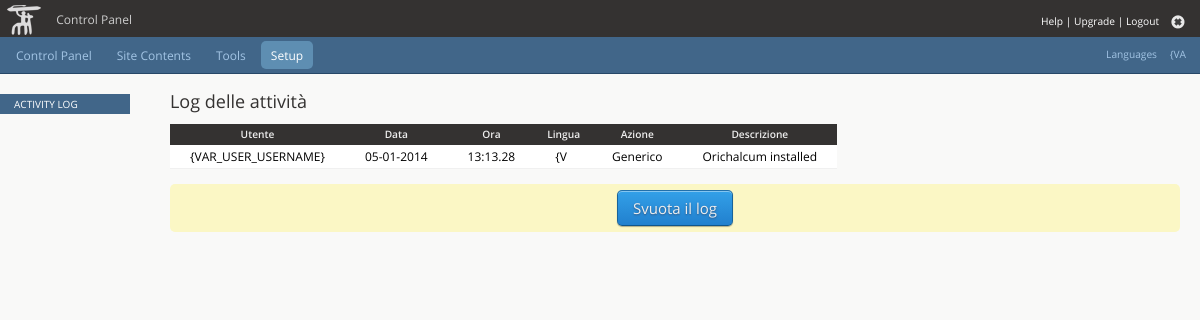
/admin/log/controlpanel.php (signed in), run on the app's committed database.
### tables this page shows
CREATE TABLE IF NOT EXISTS `k_lingue` (
  `idli` int(1) NOT NULL AUTO_INCREMENT,
  `lingua` varchar(15) DEFAULT NULL,
  `ll` char(3) NOT NULL DEFAULT '',
  `code` varchar(5) NOT NULL,
  `rtl` enum('s','n') NOT NULL DEFAULT 'n',
  `online` enum('s','n') NOT NULL,
  `ordine` int(3) NOT NULL,
  PRIMARY KEY (`idli`)
);

CREATE TABLE IF NOT EXISTS `k_log` (
  `idlog` int(16) NOT NULL AUTO_INCREMENT,
  `iduser` int(4) NOT NULL,
  `username` varchar(64) DEFAULT NULL,
  `data` datetime NOT NULL,
  `ll` varchar(2) DEFAULT NULL,
  `type` varchar(3) DEFAULT NULL,
  `descr` text,
  PRIMARY KEY (`idlog`)
);

### admin/inc/connect.inc.php (called while the page is built, shortened)
<?php
function ksql_query($query)
{
	try
	{
		$results=$GLOBALS['__db']['pdo']->prepare($query);
		$results->execute();
	} catch(PDOException $e) {
		if(isset($_SESSION['iduser'])) trigger_error($e->errorInfo[2], E_USER_ERROR);
		else trigger_error('We are sorry, a database error occurred.', E_USER_ERROR);
		return false;
	}
	return $results;
}
function ksql_fetch_array($results)
{
	return $results->fetch(PDO::FETCH_ASSOC);
}

### admin/inc/log.lib.php (called while the page is built, shortened)
<?php
class kaLog {
	private $kaImpostazioni,$expiration,$azioni;
	function kaLog() {
		require_once('connect.inc.php');
		$this->azioni=array("INS"=>"Nuovo Inserimento","UPD"=>"Aggiornamento","DEL"=>"Eliminazione","CFG"=>"Configurazione","ERR"=>"Errore","GEN"=>"Generico");
		}
	function get($from=0,$to=50,$conditions="") {
		$output=array();
		$query="SELECT * FROM ".TABLE_LOG." WHERE data<NOW() ";
		$query.="ORDER BY data DESC LIMIT ".$from.",".$to;
		$results=ksql_query($query);
		for($i=0;$row=ksql_fetch_array($results);$i++) {
			$output[$i]=$row;
			$output[$i]['dataleggibile']=preg_replace('/(\d{4})-(\d{2})-(\d{2}) (\d{2}:\d{2}):(\d{2})/','$3-$2-$1',$row['data']);
			$output[$i]['oraleggibile']=preg_replace('/(\d{4})-(\d{2})-(\d{2}) (\d{2}:\d{2}):(\d{2})/','$4.$5',$row['data']);
			$output[$i]['azione']=$this->azioni[$row['type']];
			}
		return $output;
		}
	}

### admin/log/controlpanel.php (the view, shortened to what this page needs)
<?
include_once("../inc/head.inc.php");
if(isset($_GET['clear'])) {
	?>
	<h1><? echo PAGE_NAME; ?></h1>
	<br />
	<p>
	Sei proprio sicuro di voler cancellare tutti i dati presenti nel registro delle attivit&agrave; del pannello di controllo?
	</p>
	<form action="?" method="post">
	<div class="submit"><input name="clear" type="submit" class="button" value="S&igrave; svuota tutto" /> <input type="submit" value="Annulla" class="button" /></div>
	</form>
	<br /><br />
	<?
	}
else {
	?>
	<h1><? echo PAGE_NAME; ?></h1>
	<br />
	<table border="0" cellpadding="2" cellspacing="1" class="tabella">
	<tr>
		<th>Utente</th>
		<th>Data</th>
		<th>Ora</th>
		<th>Lingua</th>
		<th>Azione</th>
		<th>Descrizione</th>
		</tr>
	<?
	$log=$kaLog->get();
	foreach($log as $ka=>$v) {
		echo '<tr>';
		echo '<td>'.$v['username'].'</td>';
		echo '<td>'.$v['dataleggibile'].'</td>';
		echo '<td>'.$v['oraleggibile'].'</td>';
		echo '<td>'.$v['ll'].'</td>';
		echo '<td>'.$v['azione'].'</td>';
		echo '<td>'.$v['descr'].'</td>';
		echo '</tr>';
		}
	?>
	</table><br />
	<form action="?clear" method="post">
	<div class="submit"><input type="submit" class="button" value="Svuota il log" /></div>
	</form>
	<br /><br />
	<?
	}
include_once("../inc/foot.inc.php");
?>

### admin/inc/head.inc.php (shortened to what this page needs)
<!DOCTYPE html>
<html xmlns="http://www.w3.org/1999/xhtml" xml:lang="<?= $_SESSION['ll']; ?>" lang="<?= $_SESSION['ll']; ?>">
<head>
<link rel="stylesheet" href="<?= ADMINDIR; ?>css/init.css?<?= SW_VERSION; ?>" type="text/css" />
<link rel="stylesheet" href="<?= ADMINDIR; ?>css/screen.css?<?= SW_VERSION; ?>" type="text/css" />
<link rel="stylesheet" href="<?= ADMINDIR; ?>css/main.lib.css?<?= SW_VERSION; ?>" type="text/css" />
<link rel="stylesheet" href="<?= ADMINDIR; ?>css/kzeneditor.css?<?= SW_VERSION; ?>" type="text/css" />
<?
$filename='css/substyle.css';
if(file_exists($filename)) echo '<link rel="stylesheet" href="'.ADMINDIR.PAGE_ID.'/'.$filename.'?'.SW_VERSION.'" type="text/css" />';
?>
</head>
<body>
<div id="header">
	<h1><?= $kaImpostazioni->getVar("sitename",1); ?></h1>&nbsp;&nbsp;<?= $kaTranslate->translate('Menu:Control Panel'); ?>
	<div class="logout">
		<a href="javascript:k_openIframeWindow('http://help.bettino.it/<?= $_SESSION['ll']; ?>/<?= trim(PAGE_ID.'/'.basename($_SERVER['PHP_SELF']),"./"); ?>',Math.round(kWindow.clientWidth()*.9)+'px',Math.round(kWindow.clientHeight()*.9)+'px',true);"><?= $kaTranslate->translate('Menu:Help'); ?></a> |
		<? if(strpos($_SESSION['permissions'],',upgrade,')!==false) { ?><a href="<?= ADMINDIR; ?>upgrade/" title="Aggiorna Bettino"><?= $kaTranslate->translate('Menu:Upgrade'); ?></a> | <? } ?>
		<a href="?logout" title="Esci"><?= $kaTranslate->translate('Menu:Logout'); ?><img src="<?php echo ADMINDIR; ?>img/logout.png" height="24" width="24" alt="X" /></a>
		</div>
	</div>
<?
$kaAdminMenu=new kaAdminMenu();
echo $kaAdminMenu->get();
?>
<div id="container">
<div id="contents">
	<? if($kaAdminMenu->getSelected('id')!="") { ?>
	<div id="submenu">
		<div class="submenu">
		<ul><li>
			<h2><?= $kaAdminMenu->getSelected('title'); ?></h2>
			?></li>
			</ul>
		</div>
		</div>
	<? } ?>

### admin/inc/kalamun.lib.php (shortened to what this page needs)
		<?php
class kaAdminTranslate {
	public function translate($param) {
		$param=trim($param,"{}");
		if(strpos($param,":")!==false) $param=substr($param,strpos($param,":")+1);
		return $param;
		}
	}
class kaAdminMenu {
	protected $menu,$fullmenu,$sel,$kaTranslate;
	function kaAdminMenu() {
		$this->menu=array();
		$this->sel=array();
		global $kaTranslate;
		if(isset($kaTranslate)) $this->kTranslate=$kaTranslate;
		else $this->kTranslate=new kaAdminTranslate();
		$menu=array();
		$fullmenu=array();
		$xml=file_get_contents(ADMINRELDIR."inc/menu.xml");
		$xml=preg_replace('/<?xml[^>]*>/','',$xml);
		$xml=preg_replace('/<[^ ]*>/','',$xml);
		$xml=preg_replace('/<\/[^>]*>/','',$xml);
		$xml=explode('<mainNode',trim($xml));
		for($i=0;isset($xml[$i]);$i++) {
			if($xml[$i]!="") {
				$xml[$i]=explode('<subNode',$xml[$i]);
				for($j=0;isset($xml[$i][$j]);$j++) {
					$tmp=$xml[$i][$j];
					$xml[$i][$j]=array();
					$xml[$i][$j]['title']=preg_match('/.*title="([^"]*)".*/',$tmp)?trim(preg_replace('/.*title="([^"]*)".*/','$1',$tmp)):'';
					$xml[$i][$j]['title']=$this->kTranslate->translate($xml[$i][$j]['title']);
					$xml[$i][$j]['id']=preg_match('/.*id="([^"]*)".*/',$tmp)?trim(preg_replace('/.*id="([^"]*)".*/','$1',$tmp)):'';
					$xml[$i][$j]['url']=preg_match('/.*url="([^"]*)".*/',$tmp)?trim(preg_replace('/.*url="([^"]*)".*/','$1',$tmp)):'';
					if($j==0) $menu[count($menu)]=array("title"=>$xml[$i][$j]['title'],"id"=>$xml[$i][$j]['id'],"url"=>$xml[$i][$j]['url'],"submenu"=>array());
					elseif(strpos($_SESSION['permissions'],",".$xml[$i][$j]['id'].",")!==false) $menu[(count($menu)-1)]['submenu'][]=array("title"=>$xml[$i][$j]['title'],"id"=>$xml[$i][$j]['id'],"url"=>$xml[$i][$j]['url']);
					if($j==0) $fullmenu[count($fullmenu)]=array("title"=>$xml[$i][$j]['title'],"id"=>$xml[$i][$j]['id'],"url"=>$xml[$i][$j]['url'],"submenu"=>array());
					else $fullmenu[(count($fullmenu)-1)]['submenu'][]=array("title"=>$xml[$i][$j]['title'],"id"=>$xml[$i][$j]['id'],"url"=>$xml[$i][$j]['url']);
					}
				}
			}
		$this->menu=$menu;
		}
	function getLanguages() {
		$output=array();
		$query="SELECT * FROM `".TABLE_LINGUE."` ORDER BY `ordine`";
		$results=ksql_query($query);
		while($row=ksql_fetch_array($results)) {
			$output[]=$row;
			}
		return $output;
		}
	function get() {
		$output="";
		$output.='<div id="menu">';
		$languages=$this->getLanguages();
		$output.='<div class="lingue">';
		$output.=$this->kTranslate->translate('Menu:Languages').' <ul>';
		$append_var=$_SERVER['QUERY_STRING'];
		foreach($languages as $row) {
			$output.='<a href="'.ADMINDIR.PAGE_ID.'/'.basename($_SERVER['PHP_SELF']).'?chg_lang='.$row['ll'].'&'.$append_var.'" class="lingua';
			$output.='">';
			$output.=$row['ll'].'</a>';
			}
		$output.='</ul></div>';
		$this->sel=array('parent'=>'','id'=>'','url'=>'','title'=>'','perm'=>'');
		foreach($this->menu as $ka=>$v) {
			for($i=0;isset($v['submenu'][$i]['id']);$i++) {
				if(PAGE_ID==$v['submenu'][$i]['id']) {
					$this->sel=$v['submenu'][$i];
					$this->sel['parent']=$ka;
					break(2);
					}
				}
			}
		$output.='<ul>';
		foreach($this->menu as $ka=>$v) {
			$output.='<li><a '.($ka==$this->sel['parent']?' class="sel"':'').'>'.$v['title'].'</a>';
			$output.='<ul>';
			for($i=0;isset($v['submenu'][$i]['title']);$i++) {
				$output.='<li><a href="'.ADMINDIR.$v['submenu'][$i]['id'].'/'.$v['submenu'][$i]['url'].'"';
				if(PAGE_ID==$v['submenu'][$i]['id']) $output.=' class="sel"';
				$output.='>'.$v['submenu'][$i]['title'].'</a></li>';
				}
			$output.='</ul>';
			$output.='</li>';
			}
		$output.='</ul>';
		$output.='</div>';
		return $output;
		}
	function getSelected($ref=false) {
		if(!$ref) return $this->sel;
		else return $this->sel[$ref];
		}
	}

### admin/inc/foot.inc.php (shortened to what this page needs)
</div>
</body>
</html>

### admin/css/init.css (style rules this page uses)
html,body,div,span,applet,object,iframe,h1,h2,h3,h4,h5,h6,p,blockquote,pre,a,abbr,acronym,cite,code,em,img,small,strike,strong,sub,sup,center,dl,dt,dd,ol,ul,li,fieldset,form,label,legend,table,caption,tbody,tfoot,thead,tr,th,td { margin:0; padding:0; border:0; outline:0; font-size:100%; vertical-align:baseline; background: transparent; }
html,body { width:100%; height:100%; }
body { line-height:1; font-size:12pt; }
ol,ul { padding-left:20px; }
table { border-style:none; border-collapse:separate; border-spacing:0; border:0; }
table td { padding:2px; vertical-align:top; }
img { vertical-align:middle; border:0; }
h1,h2,h3,h4,h5,h6 { font-weight:bold; margin:20px 0; padding:0; }
h1 { font-size:2em; }
h2 { font-size:1.6em; }

### admin/css/screen.css (style rules this page uses)
body { font-family:OpenSansRegular,Arial,Helvetica,sans-serif; font-size:12px; line-height:15px; background-color:#f9f9f8; color:#000; margin:0; padding:0; text-align: left; }
#header { background:url('../img/h_bkg.png') top left no-repeat #343231; padding:10px 50px; color:#ccc; }
#header a { color:#fff; }
#header .logout { position:absolute; top:3px; right:3px; font-size:0.85em; color:#fff; }
#header .logout img { margin:7px; vertical-align:middle; }
#menu { font-family:OpenSansRegular,Arial,Helvetica,sans-serif; position:relative; background:#416689; border-bottom:1px solid #274868; padding:1px; z-index:500; box-sizing:border-box; -moz-box-sizing:border-box; }
#menu ul { margin:0; padding:3px 5px; list-style:none; }
#menu li { position:relative; padding:0; margin-right:5px; display:inline-block; }
#menu a { text-decoration:none; color:#a3c5e5; padding:7px 10px 6px 10px; border-radius:5px; display:block; cursor:default; }
#menu a.sel { color:#fff; background-color:#5e8eb2; }
#menu .lingue { font-size:.85em; color:#a3c5e5; position:absolute; right:0; padding:6px 4px 0 0; border:0; z-index:10; }
#menu .lingue ul { display:inline-block; }
#menu .lingue a { padding:0 5px; border-radius:3px; display:inline-block; cursor:pointer; }
#contents { position:relative; margin:0; padding:20px 20px 40px 170px; min-height:500px; height:auto !important; height:500px; clear:both; }
#submenu { position:absolute; left:0px; top:20px; padding:0; width:130px; color:#aaa; }
#submenu ul { font-size:.8em; list-style:none; }
#submenu .submenu { margin-bottom:20px; }
#submenu .submenu ul { padding:0; margin:0; list-style:none; font-size:.85em; }
#submenu .submenu ul li { text-transform:uppercase; }
#submenu .submenu h2 { background-color:#416689; color:#fff; border:#ddd; font-size:10px; line-height:12px; padding:4px 14px; }
#contents h1 { color:#343231; }
#contents h2 { margin:0px; }
img { border:0; }
h1 { font-family:OpenSansRegular,Arial,Helvetica,sans-serif; font-weight:normal; margin:0px; font-size:large; color:#fff; }
h2 { font-family:OpenSansRegular,Arial,Helvetica,sans-serif; font-weight:normal; margin:0px; font-size:medium; color:#000; }
a { color:#4e7ea2; text-decoration:none; }
table.tabella { background-color:#fff; border-spacing:0; border-collapse:collapse; }
table.tabella th { background-color:#343231; color:#eee; cursor:default; padding:3px 12px; font-size:.85em; margin:0; white-space:nowrap; text-align:center; vertical-align:middle; }
table.tabella td { border-bottom:1px solid #f0f0f0; padding:8px 12px; margin:0; }
table.tabella tr { background-color:#fff; }
input,select,textarea,.RichContainer iframe { border:1px solid #eee; font-size:1em; background-color:#fff; box-shadow:0 1px 0 0 rgba(255,255,255,1); font-family:'OpenSansRegular',Arial,sans-serif; }
input,textarea.arial { padding:2px 5px; }
.button,.alertbutton,.smallbutton,.smallalertbutton { display:inline-block; border:0; border-radius:5px; color:#eee; font-size:.9em; cursor:pointer; margin:1px; background-color:#343231; background:linear-gradient( #33A0E8, #2180CE) repeat scroll 0 0 transparent; border:1px solid; border-color:#2270AB #18639A #0F568B; box-shadow:0 1px 1px rgba(0, 0, 0, 0.3), 0 1px 0 #83C5F1 inset; text-shadow:0 1px 2px #355782; }
.button,.alertbutton { padding:7px 15px; }
.submit .button,.submit .alertbutton { font-size:1.25em; }
.submit { background-color:#fbf7c5; padding:5px; text-align:center; border-radius:5px; }

### admin/log/css/substyle.css (style rules this page uses)
table.tabella td { padding:4px 20px; }

### data on the page
k_lingue: ll "{VA"
k_log: username "{VAR_USER_USERNAME}", dataleggibile "05-01-2014", oraleggibile "13:13.28", ll "{V", azione "Generico", descr "Orichalcum installed"

### other printed values
$kaTranslate->translate('Menu:Control Panel') "Control Panel"
$kaTranslate->translate('Menu:Help') "Help"
$kaTranslate->translate('Menu:Upgrade') "Upgrade"
$kaTranslate->translate('Menu:Logout') "Logout"
$this->kTranslate->translate('Menu:Languages') "Languages"
$v['title'] "Control Panel"
$v['title'] "Site Contents"
$v['title'] "Tools"
$v['title'] "Setup"
$kaAdminMenu->getSelected('title') "ACTIVITY LOG"
PAGE_NAME "Log delle attività"
